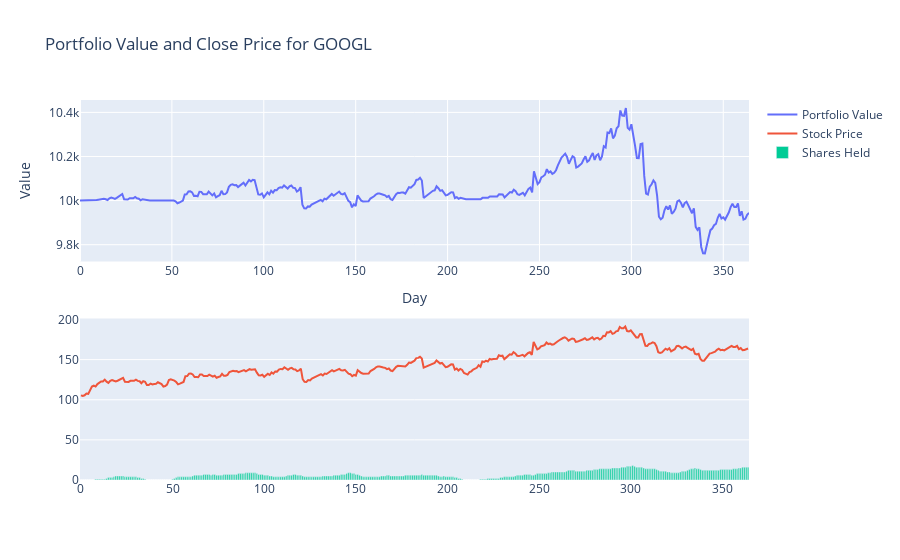

Source (notebook cell):
### Code cell
plot_portfolio_value_and_close_price(new_results, 'GOOGL')

### Figure 1 — Plotly figure (JSON) as saved in the notebook; plotly's stock layout.template omitted (floating-point values rounded to 4 significant figures; data arrays with more than 128 entries replaced by an {"elided": "..."} marker saying what was removed)
{"data": [{"mode": "lines", "name": "Portfolio Value", "type": "scatter", "x": {"elided": "365 int values"}, "y": {"elided": "365 float values"}}, {"mode": "lines", "name": "Stock Price", "type": "scatter", "x": {"elided": "365 int values"}, "xaxis": "x2", "y": {"elided": "365 float values"}, "yaxis": "y2"}, {"name": "Shares Held", "type": "bar", "x": {"elided": "365 int values"}, "xaxis": "x2", "y": {"elided": "365 int values"}, "yaxis": "y2"}], "layout": {"hovermode": "x unified", "title": {"text": "Portfolio Value and Close Price for GOOGL"}, "xaxis": {"anchor": "y", "domain": [0, 1], "title": {"text": "Day"}}, "xaxis2": {"anchor": "y2", "domain": [0, 1]}, "yaxis": {"anchor": "x", "domain": [0.575, 1], "title": {"text": "Value"}}, "yaxis2": {"anchor": "x2", "domain": [0, 0.425]}}}
